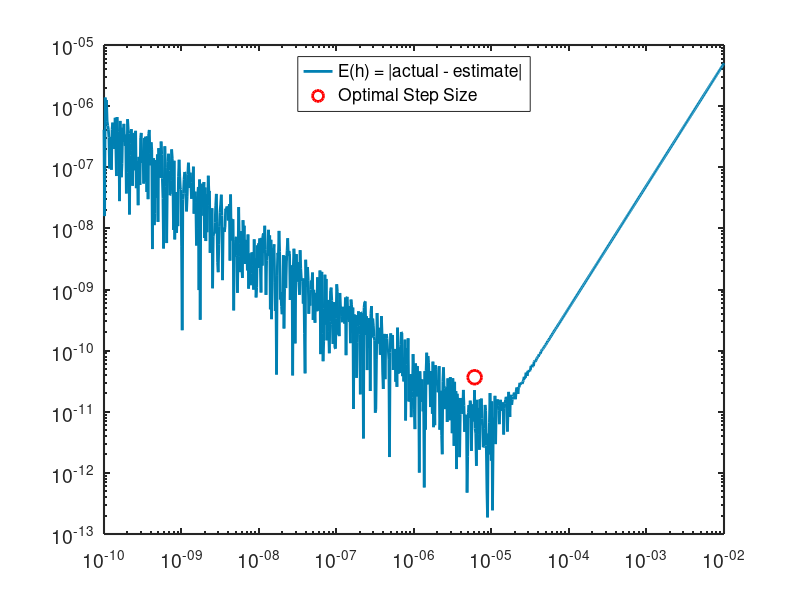

Write MATLAB code to recreate this figure.
function E
% Function to plot the Error between the the actual derivative and the
% estimate using the symmetric difference formula
% My chosen function is y = exp(x^2)
E = [];
c = 1;
r = (2^(-52))^(2/3);
q = (2^(-52))^(1/3)
actual = cos(c) - sin(c);
x = logspace(-10,-2,1000);
exact_point = abs(actual - (((sin(c+q) + cos(c+q)) - (sin(c-q) + cos(c-q)))/(2*q)));
for h = x
    estimate = ((sin(c+h) + cos(c+h)) - (sin(c-h) + cos(c-h)))/(2*h);
    E = [E abs(actual - estimate)];
end

% Plot Function

% Create figure
figure1 = figure;
set(figure1, 'Position', [420, 300, 1000, 600]);

% Create axes and plots
axes1 = axes('Parent',figure1);
p = loglog(x,E,'DisplayName','E(h) = |actual - estimate|','LineWidth',2,'Color',[0 0.5 0.7]);
hold on;
p1 = loglog(q,r,'DisplayName','Optimal Step Size','MarkerSize',10,'Marker','o','LineWidth',2,'LineStyle','none','Color',[1 0 0]);
hold off;

% Add legend
legend([p p1],'Location','North');

% Set graphics view
p2 = get(p,'Parent');
set(p2,'FontSize',14,'LineWidth',1.5);
%xticks([-2*pi -3*pi/2 -pi -pi/2 0 pi/2 pi 3*pi/2 2*pi])
%xticklabels({'-2\pi','-3\pi/2','-\pi','-\pi/2','0','\pi/2','\pi','3\pi/2','2\pi'})
box(axes1,'on');
%grid(axes1,'on');



end

